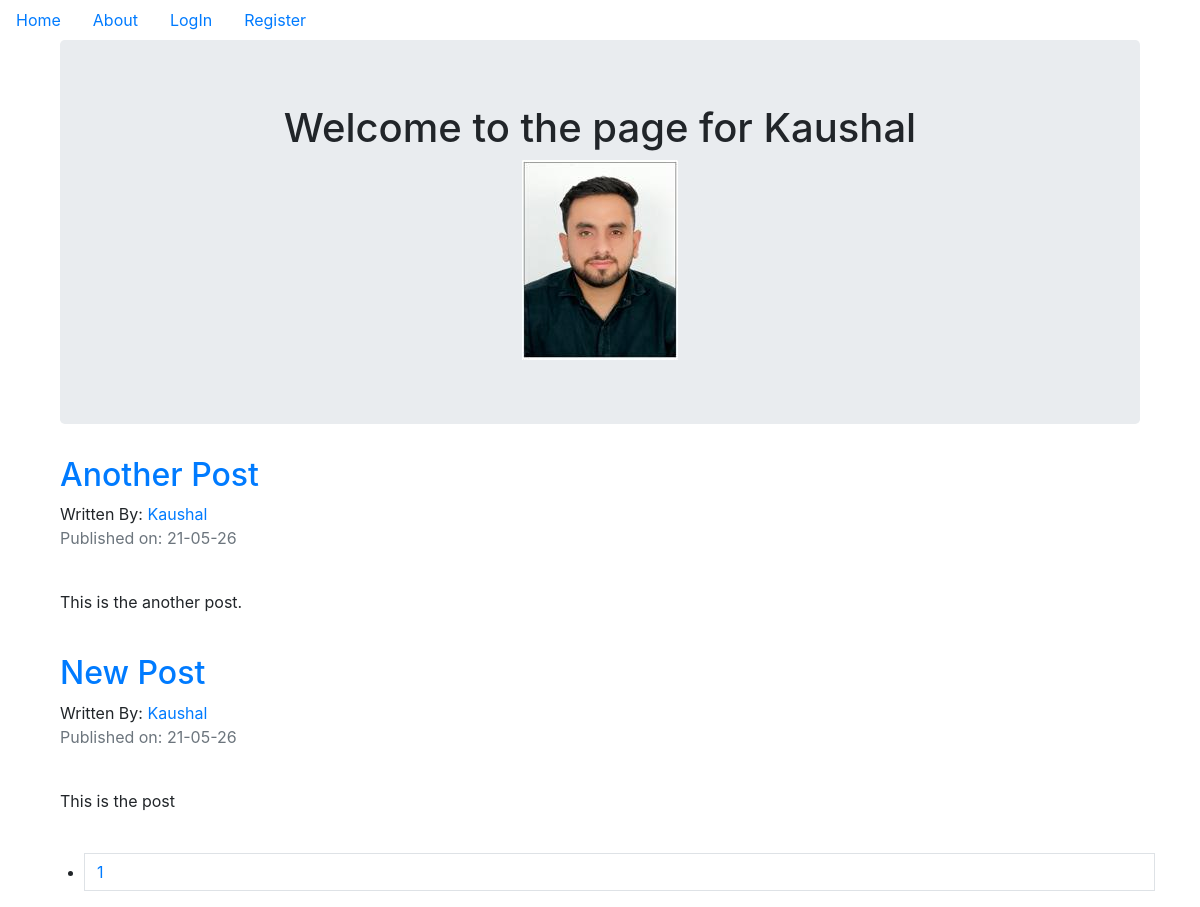
Screenshot of /Kaushal with the database file from the repository.
### myproject/models.py (models this page shows, shortened)
class User(db.Model,UserMixin):
	__tablename__ = 'users'
	id = db.Column(db.Integer,primary_key=True)
	username = db.Column(db.String(64),unique= True,index=True)
	password_hash = db.Column(db.String(128))
	email = db.Column(db.String(64),unique=True,index=True)
	profile_image = db.Column(db.String,nullable=False,default='default_profile.png')
	posts = db.relationship('BlogPosts',backref='author',lazy=True)

class BlogPosts(db.Model,UserMixin):
	__tablename__ = 'posts'
	users = db.relationship(User)
	id = db.Column(db.Integer,primary_key=True)
	user_id = db.Column(db.Integer,db.ForeignKey('users.id'),nullable=False)
	date = db.Column(db.DateTime,nullable=False,default=datetime.utcnow)
	text = db.Column(db.Text,nullable=False)
	title = db.Column(db.String(140),nullable=False)

### myproject/user/views.py (the view)
@users.route('/<username>')
def user_posts(username):
	page = request.args.get('page',1,type=int)
	user = User.query.filter_by(username=username).first_or_404()
	blog_posts = BlogPosts.query.filter_by(author=user).order_by(BlogPosts.date.desc()).paginate(page=page,per_page=5)
	return render_template('user_blog_posts.html',blog_posts=blog_posts,user=user)

### myproject/templates/user_blog_posts.html
{% extends "base.html" %}
{% block content %}
<div class="container">
	<div class="jumbotron">
		<div align="center">
			<h1>Welcome to the page for {{user.username}}</h1>
			<img src="{{url_for('static',filename='profile_pics/'+ user.profile_image)}}">
		</div>
	</div>
	{% for post in blog_posts.items %}
		<h2><a href="{{url_for('blog_posts.blog_post',blog_post_id=post.id)}}">{{post.title}}</a></h2>
		Written By: <a href="{{url_for('users.user_posts',username= post.author.username)}}">{{post.author.username}}</a><br>
		<p class="text-muted">Published on: {{post.date.strftime("%y-%m-%d")}}</p><br>
		<p>{{post.text}}</p>
		<br>
	{% endfor %}
</div>
<nav aria-label='Page Navigation example'>
	<ul class="Pagination justify-content_center">
		{% for page_num in blog_posts.iter_pages(left_edge=1,right_edge=1,left_current=1,right_current=2) %}
			{% if blog_posts.page == page_num %}
				<li class="page-item-disabled">
					<a class="page-link" href="{{url_for('users.user_posts',username='user.username',page=page_num)}}">{{page_num}}</a>
				</li>
			{%else%}
				<li class="page-item">
					<a class="page-link" href="{{url_for('user.user_posts',username='user.username',page=page_num)}}">{{page_num}}</a>
				</li>
			{% endif %}
		{% endfor %}
	</ul>
</nav>
{% endblock %}

### myproject/templates/base.html (shortened to what this page needs)
<!DOCTYPE html>
<html lang="en">
<head>
	<link rel="stylesheet" href="https://maxcdn.bootstrapcdn.com/bootstrap/4.0.0/css/bootstrap.min.css">
</head>
<body>
	<ul class="nav">
		<li class="nav-link">
			<a href="{{url_for('core.index')}}">Home</a>
		</li>
		<li class="nav-link">
			<a href="{{url_for('core.info')}}">About</a>
		</li>
		{% if current_user.is_authenticated %}
		<li class="nav-link">
			<a href="{{url_for('users.account')}}">Account</a>
		</li>
		<li class="nav-link">
			<a href="{{url_for('blog_posts.create')}}">Create Post</a>
		</li>
		<li class="nav-link">
			<a href="{{url_for('users.logout')}}">Logout</a>
		</li>
		{% else %}
		<li class="nav-link">
			<a href="{{url_for('users.login')}}">LogIn</a>
		</li>
		<li class="nav-link">
			<a href="{{url_for('users.register')}}">Register</a>
		</li>
		{% endif %}
	</ul>
<div class="container">
	{% block content %}
	{% endblock %}
</div>
</body>
</html>

### rows the page displays
User: username "Kaushal", profile_image (picture)
BlogPosts: title "Another Post", author.username "Kaushal", date "21-05-26", text "This is the another post."
BlogPosts: title "New Post", author.username "Kaushal", date "21-05-26", text "This is the post"

### other values shown
{{ page_num }} "1"
